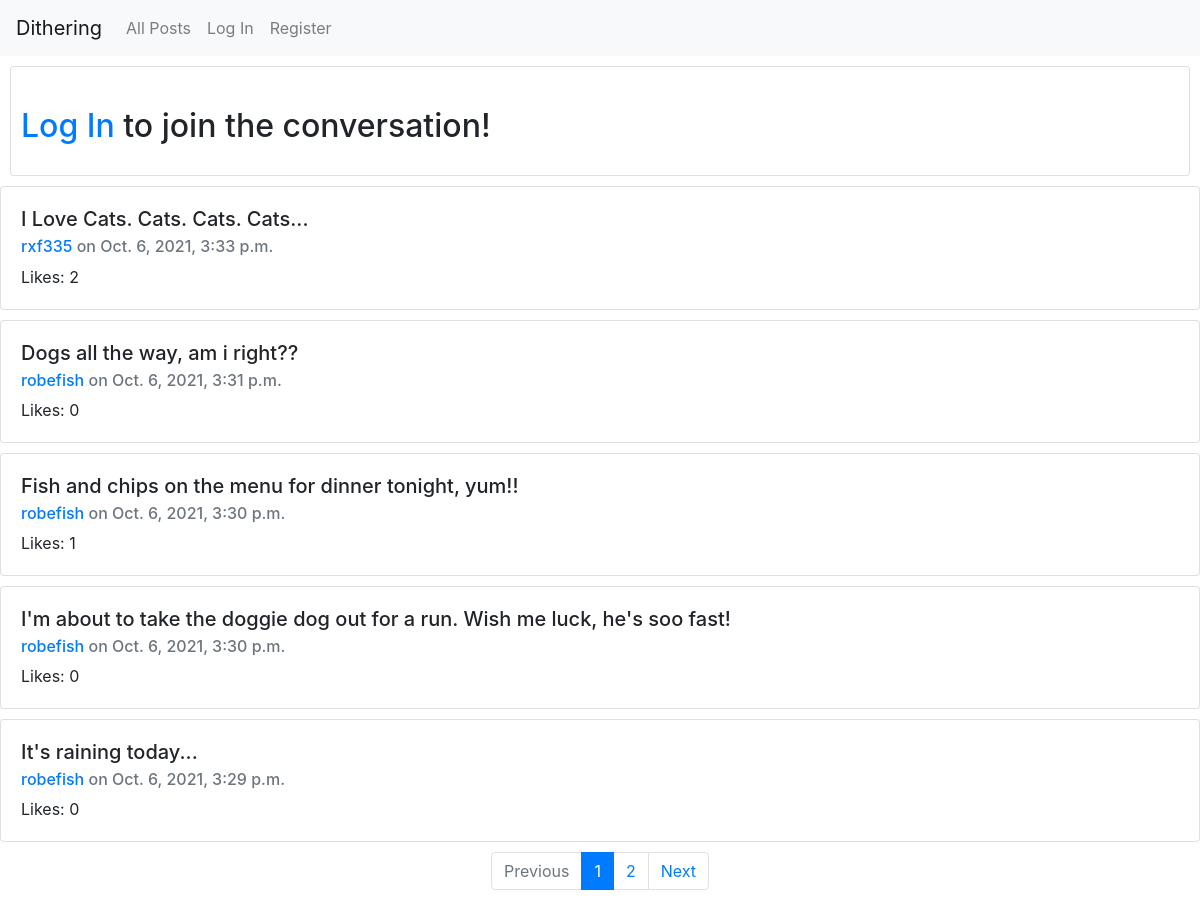
Before: / with the older database file.
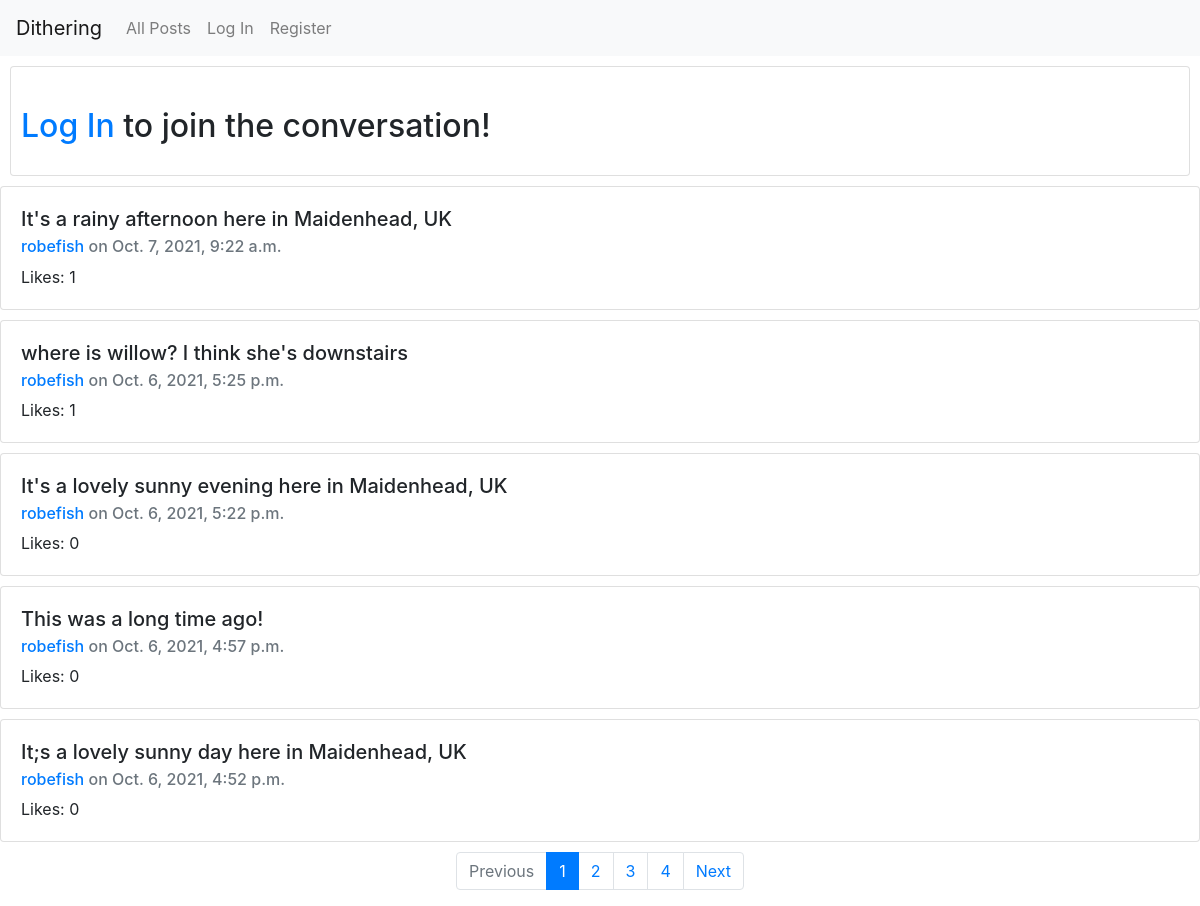
After: the same page with the newer database file.
### network/models.py (models this page shows, shortened)
class Posts (models.Model):
    user = models.ForeignKey(User, on_delete=models.CASCADE, related_name="user")
    post = models.CharField(max_length=1000, blank = False, null = False)
    datetime = models.DateTimeField(default=timezone.now)
    likes = models.ManyToManyField(User, related_name="likes", blank = True, null = True)
    likecount = models.CharField(default=0, max_length=1000, blank = False, null = False)
    class Meta:
        ordering = ['datetime']

class User(AbstractUser):
    pass

### network/views.py (the view)
# urls.py: path("", views.all_posts, name="index"),
def all_posts(request):
    allposts = Posts.objects.filter().order_by('datetime').reverse()
    posts = getpagination (request, allposts)[0]
    pagination = getpagination (request, allposts)[1]
    return render(request, "network/index.html", {
        "PostForm" : PostForm,
        "posts" : posts,
        "pagination" : pagination,
    })

### network/views.py (called while the page is built)
def getpagination (request, data):
    resultsperpage = 5
    pagination = []
    for i in Paginator(data,resultsperpage).page_range:
        pagination.append(i)
        try:
            page_number = request.GET.get('page')
            posts = Paginator(data, resultsperpage).page(page_number)
        except:
            posts = Paginator(data, resultsperpage).page(1)
    return [posts, pagination]

### network/templates/network/index.html (shortened to what this page needs)
{% extends "network/layout.html" %}
{% block body %}
{% if user.is_authenticated %}
<h2 style="margin-left:10px; margin-top:10px">Create your post:</h2>
  <div class="card" style="margin:10px">
    <div class="card-body">
        <form action="{% url 'create_post' %}" method="post">
            {% csrf_token %}
            {{PostForm}}
            <input type="submit" id="id_EntryButton" class="btn btn-primary" value="Post" style="display:block; clear:both;">
            </form>
    {% else %}
    <div class="card" style="margin:10px">
        <div class="card-body"></div>
            <h2 style="margin-left:10px; margin-bottom:30px;"><a href="{% url 'login' %}">Log In</a> to join the conversation! </h2>
        </div>
    </div>
 {% endif %}
 <div class="flex-container">
    {% for post in posts %}
    <div class="card" style="margin-top:10px; margin-bottom:10px">
        <div class="card-body">
          <h5 class="card-title" data-postbody="{{post.id}}" id="postbody-{{post.id}}">{{post.post }}</h5>
          <h6 class="card-subtitle mb-2 text-muted"><a href="{% url 'profile' post.user %}">{{post.user}}</a> on <span id="postdate-{{post.id}}">{{post.datetime}}</span></h6>
          <p class="card-text">Likes: <span id="likecount-{{post.id}}">{{post.likecount}}<span></p>
        </div>
      </div>
      {% empty %}
      <div class="card-body">
        <blockquote class="blockquote mb-0">
          <p>There are no posts. Be the first :)</p>
         </blockquote>
      </div>
      {% endfor %}
    </div>
 {% if posts.paginator.num_pages > 1 %}
     <nav aria-label="Posts pagination">
        <ul class="pagination justify-content-center">
            {% if posts.has_previous %}
                <li class="page-item">
                    <a class="page-link" href="?page={{posts.previous_page_number}}" tabindex="-1" aria-disabled="true">Previous</a>
                </li>
            {% else %}
                <li class="page-item disabled">
                    <a class="page-link" href="" tabindex="-1" aria-disabled="true">Previous</a>
                </li>
            {% endif %}
          {% for page in pagination %}
            {% if posts.number == page %}
                <li class="page-item active">
                    <a class="page-link" href="#">{{page}} <span class="sr-only">(current)</span></a>
                  </li>
                {% else %}
                <li class="page-item"><a class="page-link" href="?page={{page}}">{{page}}</a></li>
            {% endif %}
          {% endfor %}
          {% if posts.has_next %}
                <li class="page-item">
                    <a class="page-link" href="?page={{posts.next_page_number}}" tabindex="-1" aria-disabled="true">Next</a>
                </li>
            {% else %}
                <li class="page-item disabled">
                    <a class="page-link" href="" tabindex="-1" aria-disabled="true">Next</a>
                </li>
            {% endif %}
        </ul>
      </nav>
 {% endif %}
{% endblock %}

### network/templates/network/layout.html (shortened to what this page needs)
{% load static %}
<!DOCTYPE html>
<html lang="en">
    <head>
        <link rel="stylesheet" href="https://stackpath.bootstrapcdn.com/bootstrap/4.4.1/css/bootstrap.min.css">
        <link href="{% static 'network/styles.css' %}" rel="stylesheet">
    </head>
    <body>
        <nav class="navbar navbar-expand-lg navbar-light bg-light">
            <a class="navbar-brand" href="#">Dithering</a>
            <div>
              <ul class="navbar-nav mr-auto">
                <li class="nav-item">
                  <a class="nav-link" href="{% url 'allposts' %}">All Posts</a>
                </li>
                {% if user.is_authenticated %}
                    <li class="nav-item">
                        <a class="nav-link" href="{% url 'following' %}">Following</a>
                    </li>
                    <li class="nav-item">
                        <a class="nav-link" href="{% url 'logout' %}">Log Out</a>
                    </li>
                {% else %}
                    <li class="nav-item">
                        <a class="nav-link" href="{% url 'login' %}">Log In</a>
                    </li>
                    <li class="nav-item">
                        <a class="nav-link" href="{% url 'register' %}">Register</a>
                    </li>
                {% endif %}
              </ul>
            </div>
          </nav>
        <div class="body">
            {% block body %}
            {% endblock %}
    </body>
</html>

Changed rows visible on the page:
no longer on this page (row unchanged): Posts: post "I Love Cats. Cats. Cats. Cats...", user "rxf335", datetime "Oct. 6, 2021, 3:33 p.m.", likecount "2"
no longer on this page (row unchanged): Posts: post "Dogs all the way, am i right??", user "robefish", datetime "Oct. 6, 2021, 3:31 p.m.", likecount "0"
no longer on this page (row unchanged): Posts: post "Fish and chips on the menu for dinner tonight, yum!!", user "robefish", datetime "Oct. 6, 2021, 3:30 p.m.", likecount "1"
no longer on this page (row unchanged): Posts: post "I'm about to take the doggie dog out for a run. Wish me luck, he's soo fast!", user "robefish", datetime "Oct. 6, 2021, 3:30 p.m.", likecount "0"
no longer on this page (row unchanged): Posts: post "It's raining today...", user "robefish", datetime "Oct. 6, 2021, 3:29 p.m.", likecount "0"
added Posts: post "It's a rainy afternoon here in Maidenhead, UK", user "robefish", datetime "Oct. 7, 2021, 9:22 a.m.", likecount "1"
added Posts: post "where is willow? I think she's downstairs", user "robefish", datetime "Oct. 6, 2021, 5:25 p.m.", likecount "1"
added Posts: post "It's a lovely sunny evening here in Maidenhead, UK", user "robefish", datetime "Oct. 6, 2021, 5:22 p.m.", likecount "0"
now on this page (row edited): Posts: post "This was a long time ago!", user "robefish", datetime "Oct. 6, 2021, 4:57 p.m.", likecount "0"
added Posts: post "It;s a lovely sunny day here in Maidenhead, UK", user "robefish", datetime "Oct. 6, 2021, 4:52 p.m.", likecount "0"
Other visible differences:
new list line: "3"
new list line: "4"
